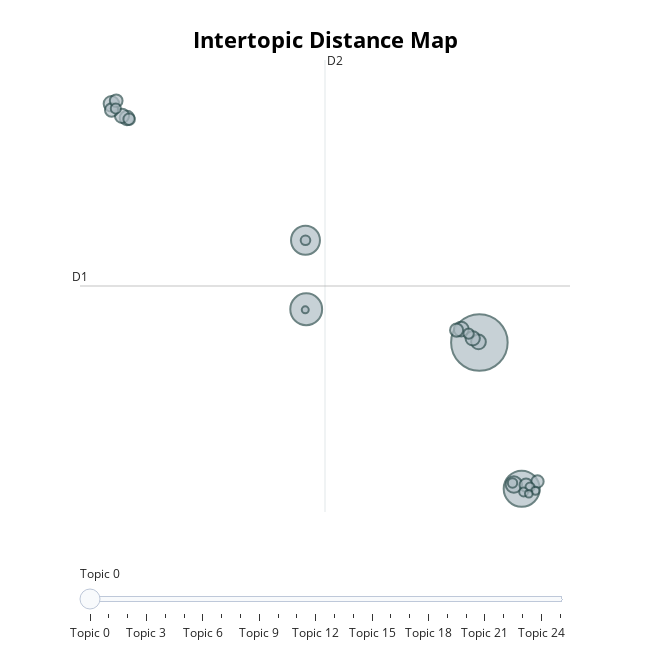

Write notebook code for a chart like this one.
### Code cell
# Visualization Section
import matplotlib.pyplot as plt
import seaborn as sns

# Set consistent style
plt.style.use("seaborn-v0_8-whitegrid")

# Sentiment Distribution
plt.figure(figsize=(6, 4))
sns.countplot(x="Sentiment", data=df, palette="Set2")
plt.title("Sentiment Distribution Across Articles", fontsize=12, weight="bold")
plt.xlabel("Sentiment")
plt.ylabel("Article Count")
plt.tight_layout()
plt.show()

# Topic Frequency (Top 15 Topics)
topic_counts = df["Topic"].value_counts().reset_index()
topic_counts.columns = ["Topic", "Count"]

plt.figure(figsize=(10, 5))
sns.barplot(x="Topic", y="Count", data=topic_counts.head(15), palette="viridis")
plt.title("Top 15 Most Frequent Topics", fontsize=12, weight="bold")
plt.xlabel("Topic ID")
plt.ylabel("Number of Articles")
plt.tight_layout()
plt.show()

# Location-based Sentiment (Top 10 Locations)
if "Location" in df.columns and df["Location"].nunique() > 1:
    top_locations = df["Location"].value_counts().head(10).index
    plt.figure(figsize=(10, 5))
    sns.countplot(
        data=df[df["Location"].isin(top_locations)],
        x="Location",
        hue="Sentiment",
        palette="Set3"
    )
    plt.title("Sentiment by Top 10 Locations", fontsize=12, weight="bold")
    plt.xticks(rotation=45, ha="right")
    plt.xlabel("Location")
    plt.ylabel("Count")
    plt.legend(title="Sentiment", loc="upper right")
    plt.tight_layout()
    plt.show()
else:
    print("Skipping location-based sentiment plot (not enough location data).")

# Anomaly Distribution
plt.figure(figsize=(5, 4))
sns.countplot(x="AnomalyFlag", data=df, palette="coolwarm")
plt.title("Anomaly Detection Results", fontsize=12, weight="bold")
plt.xlabel("Anomaly Status")
plt.ylabel("Count")
plt.tight_layout()
plt.show()

# BERTopic Visualization
try:
    fig = topic_model.visualize_topics()
    fig.show()
except Exception as e:
    print("BERTopic visualization not supported in this environment:", e)

### Figure 1 — Plotly figure (JSON) as saved in the notebook; plotly's stock layout.template omitted (floating-point values rounded to 4 significant figures)
{"data": [{"customdata": [[0, "test | wicket | run | cricket | ball", 653], [1, "pakistan | billion | minister | government | bank", 265], [2, "oil | crude | price | barrel | opec", 207], [3, "goal | minute | final | messi | france", 171], [4, "litre | price | petrol | diesel | petroleum", 55], [5, "percent | yen | market | kong | hong", 49], [6, "rio | olympic | olympics | games | brazil", 45], [7, "murray | djokovic | federer | wimbledon | final", 44], [8, "trump | percent | clinton | company | digital", 43], [9, "williams | open | set | seed | final", 42], [10, "gold | ounce | percent | diamond | rate", 41], [11, "percent | dollar | yen | rate | low", 36], [12, "ali | boxing | fight | boxer | muhammad", 35], [13, "india | cotton | modi | year | rupee", 35], [14, "china | trade | beijing | chinese | foreign", 33], [15, "stock | index | exchange | ltd | percent", 31], [16, "percent | pound | dollar | euro | vote", 27], [17, "sharapova | doping | meldonium | ban | tennis", 22], [18, "yen | tokyo | index | stock | percent", 21], [19, "fifa | blatter | platini | football | infantino", 19], [20, "power | electric | nepra | tariff | unit", 18], [21, "pia | aircraft | airline | flight | passenger", 17], [22, "online | deal | festival | commerce | foodpanda", 16], [23, "turkish | turkey | tourism | coup | istanbul", 13], [24, "export | compare | period | year | import", 12], [25, "iran | sanction | oil | tehran | iranian", 10]], "hovertemplate": "<b>Topic %{customdata[0]}</b><br>%{customdata[1]}<br>Size: %{customdata[2]}", "legendgroup": "", "marker": {"color": "#B0BEC5", "line": {"color": "DarkSlateGrey", "width": 2}, "size": [653, 265, 207, 171, 55, 49, 45, 44, 43, 42, 41, 36, 35, 35, 33, 31, 27, 22, 21, 19, 18, 17, 16, 13, 12, 10], "sizemode": "area", "sizeref": 0.4081, "symbol": "circle"}, "mode": "markers", "name": "", "orientation": "v", "showlegend": false, "type": "scatter", "x": [9.569, 12.12, -0.8806, -0.9243, 11.65, -12.64, 8.472, 9.515, -11.7, 9.166, -12.0, -12.62, 8.195, 12.39, -12.35, 13.08, -11.57, 8.919, -12.37, -0.9243, 11.57, 12.63, 12.24, 12.95, 12.55, -0.9385], "xaxis": "x", "y": [2.753, -10.73, 5.819, 12.18, -10.35, 24.76, 3.981, 2.803, 23.46, 3.138, 23.66, 24.2, 3.89, -10.4, 25.05, -10.07, 23.35, 3.569, 24.33, 12.18, -10.21, -10.59, -11.03, -10.93, -11.2, 5.761], "yaxis": "y"}], "layout": {"annotations": [{"showarrow": false, "text": "D1", "x": -14.53, "y": 7.962, "yshift": 10}, {"showarrow": false, "text": "D2", "x": 0.2532, "xshift": 10, "y": 28.81}], "height": 650, "hoverlabel": {"bgcolor": "white", "font": {"family": "Rockwell", "size": 16}}, "legend": {"itemsizing": "constant", "tracegroupgap": 0}, "margin": {"t": 60}, "shapes": [{"line": {"color": "#CFD8DC", "width": 2}, "type": "line", "x0": 0.2532, "x1": 0.2532, "y0": -12.88, "y1": 28.81}, {"line": {"color": "#9E9E9E", "width": 2}, "type": "line", "x0": -14.53, "x1": 15.04, "y0": 7.962, "y1": 7.962}], "sliders": [{"active": 0, "pad": {"t": 50}, "steps": [{"args": [{"marker.color": [["red", "#B0BEC5", "#B0BEC5", "#B0BEC5", "#B0BEC5", "#B0BEC5", "#B0BEC5", "#B0BEC5", "#B0BEC5", "#B0BEC5", "#B0BEC5", "#B0BEC5", "#B0BEC5", "#B0BEC5", "#B0BEC5", "#B0BEC5", "#B0BEC5", "#B0BEC5", "#B0BEC5", "#B0BEC5", "#B0BEC5", "#B0BEC5", "#B0BEC5", "#B0BEC5", "#B0BEC5", "#B0BEC5"]]}], "label": "Topic 0", "method": "update"}, {"args": [{"marker.color": [["#B0BEC5", "red", "#B0BEC5", "#B0BEC5", "#B0BEC5", "#B0BEC5", "#B0BEC5", "#B0BEC5", "#B0BEC5", "#B0BEC5", "#B0BEC5", "#B0BEC5", "#B0BEC5", "#B0BEC5", "#B0BEC5", "#B0BEC5", "#B0BEC5", "#B0BEC5", "#B0BEC5", "#B0BEC5", "#B0BEC5", "#B0BEC5", "#B0BEC5", "#B0BEC5", "#B0BEC5", "#B0BEC5"]]}], "label": "Topic 1", "method": "update"}, {"args": [{"marker.color": [["#B0BEC5", "#B0BEC5", "red", "#B0BEC5", "#B0BEC5", "#B0BEC5", "#B0BEC5", "#B0BEC5", "#B0BEC5", "#B0BEC5", "#B0BEC5", "#B0BEC5", "#B0BEC5", "#B0BEC5", "#B0BEC5", "#B0BEC5", "#B0BEC5", "#B0BEC5", "#B0BEC5", "#B0BEC5", "#B0BEC5", "#B0BEC5", "#B0BEC5", "#B0BEC5", "#B0BEC5", "#B0BEC5"]]}], "label": "Topic 2", "method": "update"}, {"args": [{"marker.color": [["#B0BEC5", "#B0BEC5", "#B0BEC5", "red", "#B0BEC5", "#B0BEC5", "#B0BEC5", "#B0BEC5", "#B0BEC5", "#B0BEC5", "#B0BEC5", "#B0BEC5", "#B0BEC5", "#B0BEC5", "#B0BEC5", "#B0BEC5", "#B0BEC5", "#B0BEC5", "#B0BEC5", "#B0BEC5", "#B0BEC5", "#B0BEC5", "#B0BEC5", "#B0BEC5", "#B0BEC5", "#B0BEC5"]]}], "label": "Topic 3", "method": "update"}, {"args": [{"marker.color": [["#B0BEC5", "#B0BEC5", "#B0BEC5", "#B0BEC5", "red", "#B0BEC5", "#B0BEC5", "#B0BEC5", "#B0BEC5", "#B0BEC5", "#B0BEC5", "#B0BEC5", "#B0BEC5", "#B0BEC5", "#B0BEC5", "#B0BEC5", "#B0BEC5", "#B0BEC5", "#B0BEC5", "#B0BEC5", "#B0BEC5", "#B0BEC5", "#B0BEC5", "#B0BEC5", "#B0BEC5", "#B0BEC5"]]}], "label": "Topic 4", "method": "update"}, {"args": [{"marker.color": [["#B0BEC5", "#B0BEC5", "#B0BEC5", "#B0BEC5", "#B0BEC5", "red", "#B0BEC5", "#B0BEC5", "#B0BEC5", "#B0BEC5", "#B0BEC5", "#B0BEC5", "#B0BEC5", "#B0BEC5", "#B0BEC5", "#B0BEC5", "#B0BEC5", "#B0BEC5", "#B0BEC5", "#B0BEC5", "#B0BEC5", "#B0BEC5", "#B0BEC5", "#B0BEC5", "#B0BEC5", "#B0BEC5"]]}], "label": "Topic 5", "method": "update"}, {"args": [{"marker.color": [["#B0BEC5", "#B0BEC5", "#B0BEC5", "#B0BEC5", "#B0BEC5", "#B0BEC5", "red", "#B0BEC5", "#B0BEC5", "#B0BEC5", "#B0BEC5", "#B0BEC5", "#B0BEC5", "#B0BEC5", "#B0BEC5", "#B0BEC5", "#B0BEC5", "#B0BEC5", "#B0BEC5", "#B0BEC5", "#B0BEC5", "#B0BEC5", "#B0BEC5", "#B0BEC5", "#B0BEC5", "#B0BEC5"]]}], "label": "Topic 6", "method": "update"}, {"args": [{"marker.color": [["#B0BEC5", "#B0BEC5", "#B0BEC5", "#B0BEC5", "#B0BEC5", "#B0BEC5", "#B0BEC5", "red", "#B0BEC5", "#B0BEC5", "#B0BEC5", "#B0BEC5", "#B0BEC5", "#B0BEC5", "#B0BEC5", "#B0BEC5", "#B0BEC5", "#B0BEC5", "#B0BEC5", "#B0BEC5", "#B0BEC5", "#B0BEC5", "#B0BEC5", "#B0BEC5", "#B0BEC5", "#B0BEC5"]]}], "label": "Topic 7", "method": "update"}, {"args": [{"marker.color": [["#B0BEC5", "#B0BEC5", "#B0BEC5", "#B0BEC5", "#B0BEC5", "#B0BEC5", "#B0BEC5", "#B0BEC5", "red", "#B0BEC5", "#B0BEC5", "#B0BEC5", "#B0BEC5", "#B0BEC5", "#B0BEC5", "#B0BEC5", "#B0BEC5", "#B0BEC5", "#B0BEC5", "#B0BEC5", "#B0BEC5", "#B0BEC5", "#B0BEC5", "#B0BEC5", "#B0BEC5", "#B0BEC5"]]}], "label": "Topic 8", "method": "update"}, {"args": [{"marker.color": [["#B0BEC5", "#B0BEC5", "#B0BEC5", "#B0BEC5", "#B0BEC5", "#B0BEC5", "#B0BEC5", "#B0BEC5", "#B0BEC5", "red", "#B0BEC5", "#B0BEC5", "#B0BEC5", "#B0BEC5", "#B0BEC5", "#B0BEC5", "#B0BEC5", "#B0BEC5", "#B0BEC5", "#B0BEC5", "#B0BEC5", "#B0BEC5", "#B0BEC5", "#B0BEC5", "#B0BEC5", "#B0BEC5"]]}], "label": "Topic 9", "method": "update"}, {"args": [{"marker.color": [["#B0BEC5", "#B0BEC5", "#B0BEC5", "#B0BEC5", "#B0BEC5", "#B0BEC5", "#B0BEC5", "#B0BEC5", "#B0BEC5", "#B0BEC5", "red", "#B0BEC5", "#B0BEC5", "#B0BEC5", "#B0BEC5", "#B0BEC5", "#B0BEC5", "#B0BEC5", "#B0BEC5", "#B0BEC5", "#B0BEC5", "#B0BEC5", "#B0BEC5", "#B0BEC5", "#B0BEC5", "#B0BEC5"]]}], "label": "Topic 10", "method": "update"}, {"args": [{"marker.color": [["#B0BEC5", "#B0BEC5", "#B0BEC5", "#B0BEC5", "#B0BEC5", "#B0BEC5", "#B0BEC5", "#B0BEC5", "#B0BEC5", "#B0BEC5", "#B0BEC5", "red", "#B0BEC5", "#B0BEC5", "#B0BEC5", "#B0BEC5", "#B0BEC5", "#B0BEC5", "#B0BEC5", "#B0BEC5", "#B0BEC5", "#B0BEC5", "#B0BEC5", "#B0BEC5", "#B0BEC5", "#B0BEC5"]]}], "label": "Topic 11", "method": "update"}, {"args": [{"marker.color": [["#B0BEC5", "#B0BEC5", "#B0BEC5", "#B0BEC5", "#B0BEC5", "#B0BEC5", "#B0BEC5", "#B0BEC5", "#B0BEC5", "#B0BEC5", "#B0BEC5", "#B0BEC5", "red", "#B0BEC5", "#B0BEC5", "#B0BEC5", "#B0BEC5", "#B0BEC5", "#B0BEC5", "#B0BEC5", "#B0BEC5", "#B0BEC5", "#B0BEC5", "#B0BEC5", "#B0BEC5", "#B0BEC5"]]}], "label": "Topic 12", "method": "update"}, {"args": [{"marker.color": [["#B0BEC5", "#B0BEC5", "#B0BEC5", "#B0BEC5", "#B0BEC5", "#B0BEC5", "#B0BEC5", "#B0BEC5", "#B0BEC5", "#B0BEC5", "#B0BEC5", "#B0BEC5", "#B0BEC5", "red", "#B0BEC5", "#B0BEC5", "#B0BEC5", "#B0BEC5", "#B0BEC5", "#B0BEC5", "#B0BEC5", "#B0BEC5", "#B0BEC5", "#B0BEC5", "#B0BEC5", "#B0BEC5"]]}], "label": "Topic 13", "method": "update"}, {"args": [{"marker.color": [["#B0BEC5", "#B0BEC5", "#B0BEC5", "#B0BEC5", "#B0BEC5", "#B0BEC5", "#B0BEC5", "#B0BEC5", "#B0BEC5", "#B0BEC5", "#B0BEC5", "#B0BEC5", "#B0BEC5", "#B0BEC5", "red", "#B0BEC5", "#B0BEC5", "#B0BEC5", "#B0BEC5", "#B0BEC5", "#B0BEC5", "#B0BEC5", "#B0BEC5", "#B0BEC5", "#B0BEC5", "#B0BEC5"]]}], "label": "Topic 14", "method": "update"}, {"args": [{"marker.color": [["#B0BEC5", "#B0BEC5", "#B0BEC5", "#B0BEC5", "#B0BEC5", "#B0BEC5", "#B0BEC5", "#B0BEC5", "#B0BEC5", "#B0BEC5", "#B0BEC5", "#B0BEC5", "#B0BEC5", "#B0BEC5", "#B0BEC5", "red", "#B0BEC5", "#B0BEC5", "#B0BEC5", "#B0BEC5", "#B0BEC5", "#B0BEC5", "#B0BEC5", "#B0BEC5", "#B0BEC5", "#B0BEC5"]]}], "label": "Topic 15", "method": "update"}, {"args": [{"marker.color": [["#B0BEC5", "#B0BEC5", "#B0BEC5", "#B0BEC5", "#B0BEC5", "#B0BEC5", "#B0BEC5", "#B0BEC5", "#B0BEC5", "#B0BEC5", "#B0BEC5", "#B0BEC5", "#B0BEC5", "#B0BEC5", "#B0BEC5", "#B0BEC5", "red", "#B0BEC5", "#B0BEC5", "#B0BEC5", "#B0BEC5", "#B0BEC5", "#B0BEC5", "#B0BEC5", "#B0BEC5", "#B0BEC5"]]}], "label": "Topic 16", "method": "update"}, {"args": [{"marker.color": [["#B0BEC5", "#B0BEC5", "#B0BEC5", "#B0BEC5", "#B0BEC5", "#B0BEC5", "#B0BEC5", "#B0BEC5", "#B0BEC5", "#B0BEC5", "#B0BEC5", "#B0BEC5", "#B0BEC5", "#B0BEC5", "#B0BEC5", "#B0BEC5", "#B0BEC5", "red", "#B0BEC5", "#B0BEC5", "#B0BEC5", "#B0BEC5", "#B0BEC5", "#B0BEC5", "#B0BEC5", "#B0BEC5"]]}], "label": "Topic 17", "method": "update"}, {"args": [{"marker.color": [["#B0BEC5", "#B0BEC5", "#B0BEC5", "#B0BEC5", "#B0BEC5", "#B0BEC5", "#B0BEC5", "#B0BEC5", "#B0BEC5", "#B0BEC5", "#B0BEC5", "#B0BEC5", "#B0BEC5", "#B0BEC5", "#B0BEC5", "#B0BEC5", "#B0BEC5", "#B0BEC5", "red", "#B0BEC5", "#B0BEC5", "#B0BEC5", "#B0BEC5", "#B0BEC5", "#B0BEC5", "#B0BEC5"]]}], "label": "Topic 18", "method": "update"}, {"args": [{"marker.color": [["#B0BEC5", "#B0BEC5", "#B0BEC5", "#B0BEC5", "#B0BEC5", "#B0BEC5", "#B0BEC5", "#B0BEC5", "#B0BEC5", "#B0BEC5", "#B0BEC5", "#B0BEC5", "#B0BEC5", "#B0BEC5", "#B0BEC5", "#B0BEC5", "#B0BEC5", "#B0BEC5", "#B0BEC5", "red", "#B0BEC5", "#B0BEC5", "#B0BEC5", "#B0BEC5", "#B0BEC5", "#B0BEC5"]]}], "label": "Topic 19", "method": "update"}, {"args": [{"marker.color": [["#B0BEC5", "#B0BEC5", "#B0BEC5", "#B0BEC5", "#B0BEC5", "#B0BEC5", "#B0BEC5", "#B0BEC5", "#B0BEC5", "#B0BEC5", "#B0BEC5", "#B0BEC5", "#B0BEC5", "#B0BEC5", "#B0BEC5", "#B0BEC5", "#B0BEC5", "#B0BEC5", "#B0BEC5", "#B0BEC5", "red", "#B0BEC5", "#B0BEC5", "#B0BEC5", "#B0BEC5", "#B0BEC5"]]}], "label": "Topic 20", "method": "update"}, {"args": [{"marker.color": [["#B0BEC5", "#B0BEC5", "#B0BEC5", "#B0BEC5", "#B0BEC5", "#B0BEC5", "#B0BEC5", "#B0BEC5", "#B0BEC5", "#B0BEC5", "#B0BEC5", "#B0BEC5", "#B0BEC5", "#B0BEC5", "#B0BEC5", "#B0BEC5", "#B0BEC5", "#B0BEC5", "#B0BEC5", "#B0BEC5", "#B0BEC5", "red", "#B0BEC5", "#B0BEC5", "#B0BEC5", "#B0BEC5"]]}], "label": "Topic 21", "method": "update"}, {"args": [{"marker.color": [["#B0BEC5", "#B0BEC5", "#B0BEC5", "#B0BEC5", "#B0BEC5", "#B0BEC5", "#B0BEC5", "#B0BEC5", "#B0BEC5", "#B0BEC5", "#B0BEC5", "#B0BEC5", "#B0BEC5", "#B0BEC5", "#B0BEC5", "#B0BEC5", "#B0BEC5", "#B0BEC5", "#B0BEC5", "#B0BEC5", "#B0BEC5", "#B0BEC5", "red", "#B0BEC5", "#B0BEC5", "#B0BEC5"]]}], "label": "Topic 22", "method": "update"}, {"args": [{"marker.color": [["#B0BEC5", "#B0BEC5", "#B0BEC5", "#B0BEC5", "#B0BEC5", "#B0BEC5", "#B0BEC5", "#B0BEC5", "#B0BEC5", "#B0BEC5", "#B0BEC5", "#B0BEC5", "#B0BEC5", "#B0BEC5", "#B0BEC5", "#B0BEC5", "#B0BEC5", "#B0BEC5", "#B0BEC5", "#B0BEC5", "#B0BEC5", "#B0BEC5", "#B0BEC5", "red", "#B0BEC5", "#B0BEC5"]]}], "label": "Topic 23", "method": "update"}, {"args": [{"marker.color": [["#B0BEC5", "#B0BEC5", "#B0BEC5", "#B0BEC5", "#B0BEC5", "#B0BEC5", "#B0BEC5", "#B0BEC5", "#B0BEC5", "#B0BEC5", "#B0BEC5", "#B0BEC5", "#B0BEC5", "#B0BEC5", "#B0BEC5", "#B0BEC5", "#B0BEC5", "#B0BEC5", "#B0BEC5", "#B0BEC5", "#B0BEC5", "#B0BEC5", "#B0BEC5", "#B0BEC5", "red", "#B0BEC5"]]}], "label": "Topic 24", "method": "update"}, {"args": [{"marker.color": [["#B0BEC5", "#B0BEC5", "#B0BEC5", "#B0BEC5", "#B0BEC5", "#B0BEC5", "#B0BEC5", "#B0BEC5", "#B0BEC5", "#B0BEC5", "#B0BEC5", "#B0BEC5", "#B0BEC5", "#B0BEC5", "#B0BEC5", "#B0BEC5", "#B0BEC5", "#B0BEC5", "#B0BEC5", "#B0BEC5", "#B0BEC5", "#B0BEC5", "#B0BEC5", "#B0BEC5", "#B0BEC5", "red"]]}], "label": "Topic 25", "method": "update"}]}], "title": {"font": {"color": "Black", "size": 22}, "text": "<b>Intertopic Distance Map</b>", "x": 0.5, "xanchor": "center", "y": 0.95, "yanchor": "top"}, "width": 650, "xaxis": {"anchor": "y", "domain": [0, 1], "range": [-14.53, 15.04], "title": {"text": ""}, "visible": false}, "yaxis": {"anchor": "x", "domain": [0, 1], "range": [-12.88, 28.81], "title": {"text": ""}, "visible": false}}}
